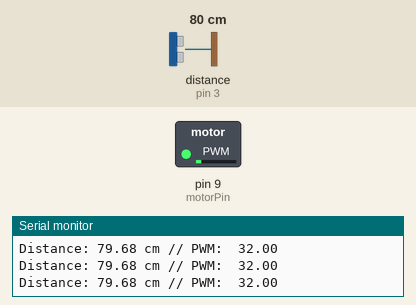
Bench run of a sketch on a simulated Arduino Uno, built with avr-gcc and run on an emulated ATmega328P. On the bench: switched loads named in the sketch (green lamp = pin HIGH), the last lines printed to the serial monitor. Wiring (inferred from the names in the program): ultrasonic range finder: trigger pin 2; echo pin 3. The inputs (shaded band) are chosen by the test bench; at power-on: distance to the obstacle (sensor on pin 3) 80 cm. The echo pulse lasts 58.3 µs per cm; pins used as bus, display or sensor lines are not drawn.

Above: at 1.2 s.
1.3 s: distance to the obstacle (sensor on pin 3) set to 35 cm
At 2.5 s:
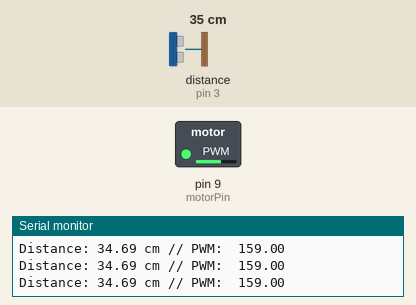
2.8 s: distance to the obstacle (sensor on pin 3) set to 2 cm
At 4.0 s:
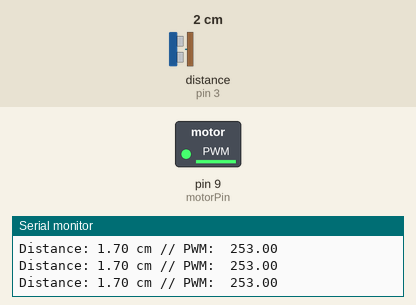
4.3 s: distance to the obstacle (sensor on pin 3) set to 60 cm
At 5.2 s:
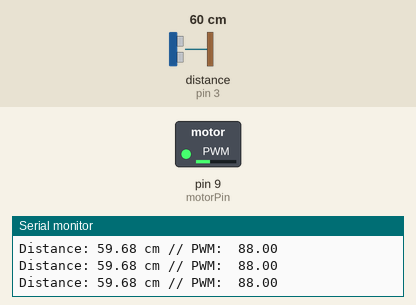
Timing chart, 0 to 7.3 s (numbered marks = the images above; inputs shaded):
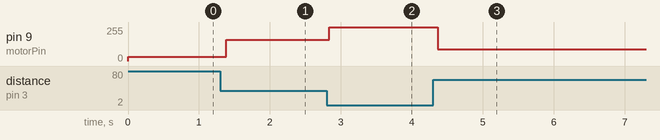

The sketch:

distance_mapping.ino
```cpp
// This script takes the value from a distance sensor and maps the measured distance to a PWM signal

// Pins
const int trigPin = 2; // Trigger pin
const int echoPin = 3; // Echo pin
const int motorPin = 9; // Motor Vcc

// Variables
float distance_cm =0; // measured distance (in cm)
float PWM_value = 0; // PWM signal (0 to 255)
const float max_distance = 90; // adapt this to the maximum value measured by the distance sensor

void setup() {
  Serial.begin(9600);
  pinMode(trigPin, OUTPUT);
  pinMode(echoPin, INPUT);
  pinMode(motorPin, OUTPUT);
}

// Distance sensor function
void distance(){
// Send a pulse to the ultrasonic sensor
  digitalWrite(trigPin, LOW);
  delayMicroseconds(2);
  digitalWrite(trigPin, HIGH);
  delayMicroseconds(10);
  digitalWrite(trigPin, LOW);

  // Measure the time it takes for the echo to return
  long duration = pulseIn(echoPin, HIGH);

  // Calculate distance in centimeters (speed of sound = 343 m/s)
  distance_cm = duration * 0.0343 / 2.0;

  // Print the distance to the Serial Monitor
  Serial.print("Distance: ");
  Serial.print(distance_cm);
  Serial.print(" cm");
}

void loop() {
  // Run the function to detect the distance
  distance();
  // Map the distance value to the PWM signal (closer = faster)
  PWM_value = map(distance_cm, 0, max_distance, 255, 0);
  Serial.print(" // PWM:  ");
  Serial.println(PWM_value);
  // Write the PWM signal
  analogWrite(motorPin, PWM_value);
  // delay
  delay(100);
}
```

Measured:
- after the input at 1.3 s, pin 9 (motorPin): 32/255 → 159/255 after 0.08 s
- after the input at 2.8 s, pin 9 (motorPin): 159/255 → 253/255 at once
- after the input at 4.3 s, pin 9 (motorPin): 253/255 → 88/255 after 0.06 s
